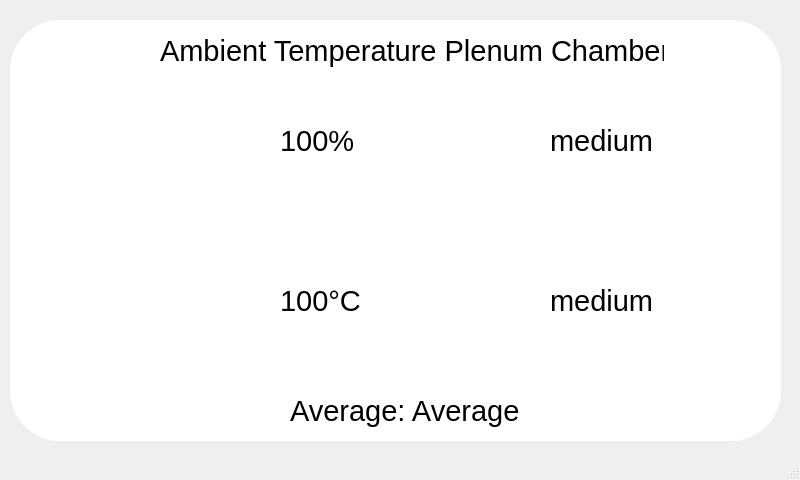
<?xml version="1.0" encoding="UTF-8"?>
<ui version="4.0">
 <class>MainWindow</class>
 <widget class="QMainWindow" name="MainWindow">
  <property name="geometry">
   <rect>
    <x>0</x>
    <y>0</y>
    <width>800</width>
    <height>480</height>
   </rect>
  </property>
  <property name="windowTitle">
   <string>MainWindow</string>
  </property>
  <widget class="QWidget" name="centralwidget">
   <widget class="QWidget" name="widget" native="true">
    <property name="geometry">
     <rect>
      <x>10</x>
      <y>20</y>
      <width>771</width>
      <height>421</height>
     </rect>
    </property>
    <property name="styleSheet">
     <string notr="true">background-color:rgba(255,255,255);
border-radius:50px;</string>
    </property>
    <widget class="QWidget" name="verticalLayoutWidget">
     <property name="geometry">
      <rect>
       <x>140</x>
       <y>70</y>
       <width>107</width>
       <height>324</height>
      </rect>
     </property>
     <layout class="QVBoxLayout" name="verticalLayout_2">
      <property name="leftMargin">
       <number>6</number>
      </property>
      <item>
       <widget class="QLabel" name="label_3">
        <property name="maximumSize">
         <size>
          <width>100</width>
          <height>100</height>
         </size>
        </property>
        <property name="text">
         <string/>
        </property>
        <property name="pixmap">
         <pixmap resource="icon/res.qrc">:/images/T1.png</pixmap>
        </property>
        <property name="scaledContents">
         <bool>true</bool>
        </property>
       </widget>
      </item>
      <item>
       <spacer name="horizontalSpacer">
        <property name="orientation">
         <enum>Qt::Horizontal</enum>
        </property>
        <property name="sizeHint" stdset="0">
         <size>
          <width>40</width>
          <height>20</height>
         </size>
        </property>
       </spacer>
      </item>
      <item>
       <spacer name="verticalSpacer_2">
        <property name="orientation">
         <enum>Qt::Vertical</enum>
        </property>
        <property name="sizeHint" stdset="0">
         <size>
          <width>20</width>
          <height>40</height>
         </size>
        </property>
       </spacer>
      </item>
      <item>
       <spacer name="horizontalSpacer_5">
        <property name="orientation">
         <enum>Qt::Horizontal</enum>
        </property>
        <property name="sizeHint" stdset="0">
         <size>
          <width>40</width>
          <height>20</height>
         </size>
        </property>
       </spacer>
      </item>
      <item>
       <widget class="QLabel" name="label_2">
        <property name="maximumSize">
         <size>
          <width>100</width>
          <height>100</height>
         </size>
        </property>
        <property name="autoFillBackground">
         <bool>false</bool>
        </property>
        <property name="text">
         <string/>
        </property>
        <property name="pixmap">
         <pixmap resource="icon/res.qrc">:/images/T2.png</pixmap>
        </property>
        <property name="scaledContents">
         <bool>true</bool>
        </property>
       </widget>
      </item>
      <item>
       <spacer name="horizontalSpacer_2">
        <property name="orientation">
         <enum>Qt::Horizontal</enum>
        </property>
        <property name="sizeHint" stdset="0">
         <size>
          <width>40</width>
          <height>20</height>
         </size>
        </property>
       </spacer>
      </item>
      <item>
       <spacer name="verticalSpacer">
        <property name="orientation">
         <enum>Qt::Vertical</enum>
        </property>
        <property name="sizeHint" stdset="0">
         <size>
          <width>20</width>
          <height>40</height>
         </size>
        </property>
       </spacer>
      </item>
      <item>
       <spacer name="horizontalSpacer_7">
        <property name="orientation">
         <enum>Qt::Horizontal</enum>
        </property>
        <property name="sizeHint" stdset="0">
         <size>
          <width>40</width>
          <height>20</height>
         </size>
        </property>
       </spacer>
      </item>
     </layout>
    </widget>
    <widget class="QWidget" name="verticalLayoutWidget_2">
     <property name="geometry">
      <rect>
       <x>420</x>
       <y>70</y>
       <width>107</width>
       <height>324</height>
      </rect>
     </property>
     <layout class="QVBoxLayout" name="verticalLayout_4">
      <property name="leftMargin">
       <number>6</number>
      </property>
      <item>
       <widget class="QLabel" name="label_4">
        <property name="maximumSize">
         <size>
          <width>100</width>
          <height>100</height>
         </size>
        </property>
        <property name="text">
         <string/>
        </property>
        <property name="pixmap">
         <pixmap resource="icon/res.qrc">:/images/T3.png</pixmap>
        </property>
        <property name="scaledContents">
         <bool>true</bool>
        </property>
       </widget>
      </item>
      <item>
       <spacer name="horizontalSpacer_9">
        <property name="orientation">
         <enum>Qt::Horizontal</enum>
        </property>
        <property name="sizeHint" stdset="0">
         <size>
          <width>40</width>
          <height>20</height>
         </size>
        </property>
       </spacer>
      </item>
      <item>
       <spacer name="verticalSpacer_3">
        <property name="orientation">
         <enum>Qt::Vertical</enum>
        </property>
        <property name="sizeHint" stdset="0">
         <size>
          <width>20</width>
          <height>40</height>
         </size>
        </property>
       </spacer>
      </item>
      <item>
       <spacer name="horizontalSpacer_10">
        <property name="orientation">
         <enum>Qt::Horizontal</enum>
        </property>
        <property name="sizeHint" stdset="0">
         <size>
          <width>40</width>
          <height>20</height>
         </size>
        </property>
       </spacer>
      </item>
      <item>
       <widget class="QLabel" name="label_5">
        <property name="maximumSize">
         <size>
          <width>100</width>
          <height>100</height>
         </size>
        </property>
        <property name="autoFillBackground">
         <bool>false</bool>
        </property>
        <property name="text">
         <string/>
        </property>
        <property name="pixmap">
         <pixmap resource="icon/res.qrc">:/images/T4.png</pixmap>
        </property>
        <property name="scaledContents">
         <bool>true</bool>
        </property>
       </widget>
      </item>
      <item>
       <spacer name="horizontalSpacer_11">
        <property name="orientation">
         <enum>Qt::Horizontal</enum>
        </property>
        <property name="sizeHint" stdset="0">
         <size>
          <width>40</width>
          <height>20</height>
         </size>
        </property>
       </spacer>
      </item>
      <item>
       <spacer name="verticalSpacer_4">
        <property name="orientation">
         <enum>Qt::Vertical</enum>
        </property>
        <property name="sizeHint" stdset="0">
         <size>
          <width>20</width>
          <height>40</height>
         </size>
        </property>
       </spacer>
      </item>
      <item>
       <spacer name="horizontalSpacer_12">
        <property name="orientation">
         <enum>Qt::Horizontal</enum>
        </property>
        <property name="sizeHint" stdset="0">
         <size>
          <width>40</width>
          <height>20</height>
         </size>
        </property>
       </spacer>
      </item>
     </layout>
    </widget>
    <widget class="QWidget" name="verticalLayoutWidget_3">
     <property name="geometry">
      <rect>
       <x>270</x>
       <y>80</y>
       <width>81</width>
       <height>81</height>
      </rect>
     </property>
     <layout class="QVBoxLayout" name="verticalLayout_5">
      <item>
       <widget class="QLabel" name="label">
        <property name="font">
         <font>
          <pointsize>22</pointsize>
         </font>
        </property>
        <property name="text">
         <string>100%</string>
        </property>
       </widget>
      </item>
     </layout>
    </widget>
    <widget class="QWidget" name="verticalLayoutWidget_5">
     <property name="geometry">
      <rect>
       <x>270</x>
       <y>240</y>
       <width>81</width>
       <height>81</height>
      </rect>
     </property>
     <layout class="QVBoxLayout" name="verticalLayout_8">
      <item>
       <widget class="QLabel" name="label_6">
        <property name="font">
         <font>
          <pointsize>22</pointsize>
         </font>
        </property>
        <property name="text">
         <string>100°C</string>
        </property>
       </widget>
      </item>
     </layout>
    </widget>
    <widget class="QWidget" name="verticalLayoutWidget_6">
     <property name="geometry">
      <rect>
       <x>540</x>
       <y>240</y>
       <width>141</width>
       <height>81</height>
      </rect>
     </property>
     <layout class="QVBoxLayout" name="verticalLayout_13">
      <item>
       <widget class="QLabel" name="label_11">
        <property name="font">
         <font>
          <pointsize>22</pointsize>
         </font>
        </property>
        <property name="text">
         <string>medium</string>
        </property>
       </widget>
      </item>
     </layout>
    </widget>
    <widget class="QWidget" name="verticalLayoutWidget_7">
     <property name="geometry">
      <rect>
       <x>540</x>
       <y>80</y>
       <width>138</width>
       <height>81</height>
      </rect>
     </property>
     <layout class="QVBoxLayout" name="verticalLayout_14">
      <item>
       <widget class="QLabel" name="label_12">
        <property name="font">
         <font>
          <pointsize>22</pointsize>
         </font>
        </property>
        <property name="text">
         <string>medium</string>
        </property>
       </widget>
      </item>
     </layout>
    </widget>
    <widget class="QWidget" name="verticalLayoutWidget_8">
     <property name="geometry">
      <rect>
       <x>710</x>
       <y>180</y>
       <width>41</width>
       <height>41</height>
      </rect>
     </property>
     <layout class="QVBoxLayout" name="verticalLayout_15">
      <item>
       <widget class="QPushButton" name="pushButton_2">
        <property name="text">
         <string/>
        </property>
        <property name="icon">
         <iconset resource="icon/res.qrc">
          <normaloff>:/images/right-arrow.png</normaloff>:/images/right-arrow.png</iconset>
        </property>
        <property name="checkable">
         <bool>true</bool>
        </property>
       </widget>
      </item>
     </layout>
    </widget>
    <widget class="QWidget" name="verticalLayoutWidget_9">
     <property name="geometry">
      <rect>
       <x>20</x>
       <y>180</y>
       <width>41</width>
       <height>41</height>
      </rect>
     </property>
     <layout class="QVBoxLayout" name="verticalLayout_16">
      <item>
       <widget class="QPushButton" name="pushButton">
        <property name="styleSheet">
         <string notr="true"/>
        </property>
        <property name="text">
         <string/>
        </property>
        <property name="icon">
         <iconset resource="icon/res.qrc">
          <normaloff>:/images/left-arrow.png</normaloff>:/images/left-arrow.png</iconset>
        </property>
        <property name="checkable">
         <bool>true</bool>
        </property>
       </widget>
      </item>
     </layout>
    </widget>
    <widget class="QWidget" name="verticalLayoutWidget_4">
     <property name="geometry">
      <rect>
       <x>150</x>
       <y>10</y>
       <width>504</width>
       <height>41</height>
      </rect>
     </property>
     <layout class="QVBoxLayout" name="verticalLayout_6">
      <item>
       <widget class="QLabel" name="label_7">
        <property name="font">
         <font>
          <pointsize>22</pointsize>
         </font>
        </property>
        <property name="text">
         <string>Ambient Temperature Plenum Chamber</string>
        </property>
       </widget>
      </item>
     </layout>
    </widget>
    <widget class="QWidget" name="verticalLayoutWidget_10">
     <property name="geometry">
      <rect>
       <x>280</x>
       <y>370</y>
       <width>332</width>
       <height>41</height>
      </rect>
     </property>
     <layout class="QVBoxLayout" name="verticalLayout_7">
      <item>
       <widget class="QLabel" name="label_8">
        <property name="font">
         <font>
          <pointsize>22</pointsize>
         </font>
        </property>
        <property name="text">
         <string>Average: Average</string>
        </property>
       </widget>
      </item>
     </layout>
    </widget>
   </widget>
  </widget>
  <widget class="QStatusBar" name="statusbar"/>
 </widget>
 <resources>
  <include location="icon/res.qrc"/>
  <include location="icon/res.qrc"/>
 </resources>
 <connections/>
</ui>
